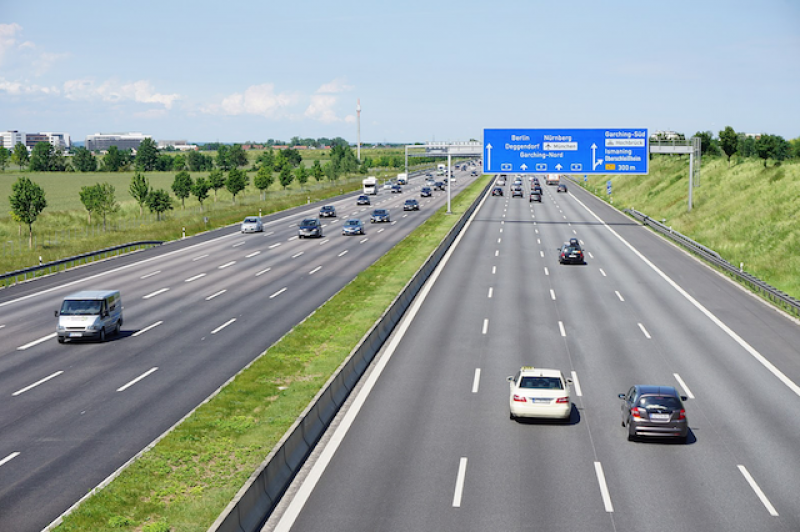
#> input picture OpenCV/line_detect_test/images/way.png, 800 x 532 px, found by its file name
$ python 01_GaussianBlur.py
#> lines starting #> are read from the running program, lines starting #| are printed output that depends on the picture
import cv2

input="./images/way.png"
img=cv2.imread(input) #讀取圖片
#> img is the input picture: shape (532, 800, 3); mean B, G, R 154.2, 157.6, 147.8
gray=cv2.cvtColor(img,cv2.COLOR_BGR2GRAY) #灰階處理
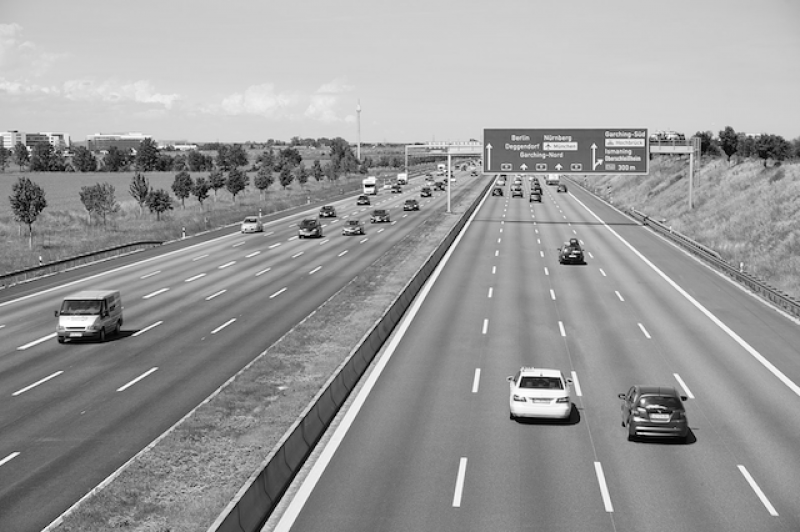
#> gray: shape (532, 800); min 0, max 255, mean 154.3
blur=cv2.GaussianBlur(gray,(3,3),0) #高斯模糊的目的在於降低影像雜訊
# (輸入影像,高斯矩陣大小(矩陣越大模糊效果越好),標準差(高斯分布標準差通常設為零))
cv2.imshow('noraml',img)
cv2.imshow('gray',gray)
cv2.imshow('Blur',blur)
cv2.waitKey(0)
cv2.destroyAllWindows()
